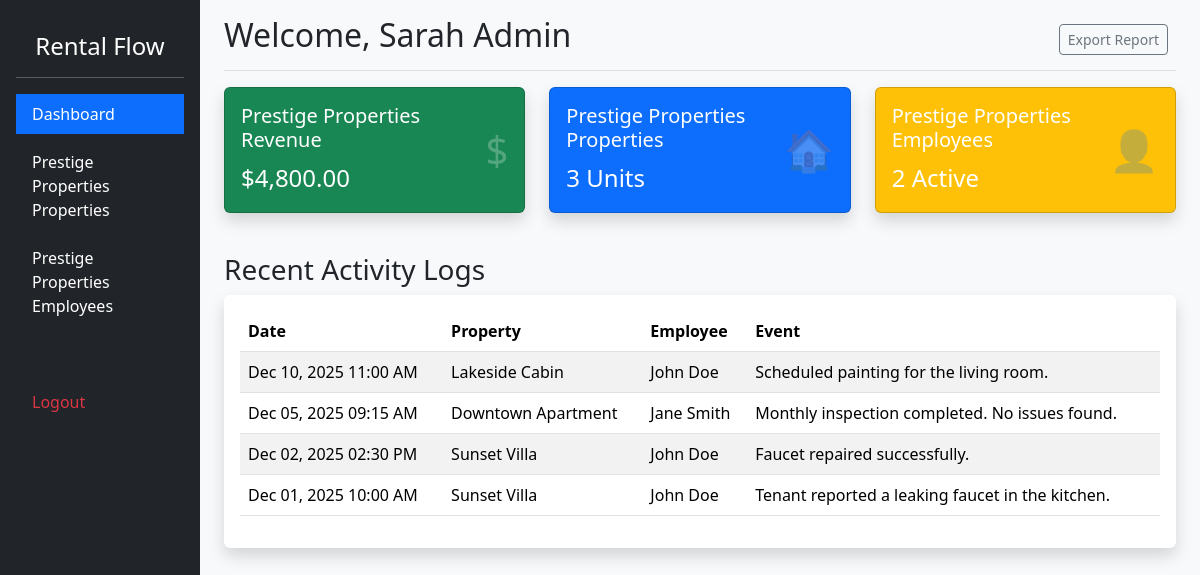
Page /manager_dashboard.php (signed in) on the committed database.
### tables this page shows
CREATE TABLE `logs` (
  `log_id` int(11) NOT NULL,
  `log_description` text NOT NULL,
  `log_date` datetime DEFAULT current_timestamp(),
  `property_id` int(11) DEFAULT NULL,
  `employee_id` int(11) DEFAULT NULL,
  `tenant_id` int(11) DEFAULT NULL
);

CREATE TABLE `properties` (
  `property_id` int(11) NOT NULL,
  `property_name` varchar(150) NOT NULL,
  `property_description` text DEFAULT NULL,
  `property_rent` decimal(10,2) NOT NULL,
  `property_revenue` decimal(15,2) DEFAULT 0.00,
  `property_image` varchar(255) DEFAULT 'default.webp',
  `manager_id` int(11) NOT NULL,
  `employee_id` int(11) DEFAULT NULL,
  `tenant_id` int(11) DEFAULT NULL
);

CREATE TABLE `employees` (
  `employee_id` int(11) NOT NULL,
  `employee_name` varchar(100) NOT NULL,
  `employee_email` varchar(100) NOT NULL,
  `employee_password` varchar(255) DEFAULT NULL,
  `employee_phone` varchar(20) DEFAULT NULL,
  `manager_id` int(11) DEFAULT NULL
);

### manager_dashboard.php (the view, shortened to what this page needs)
<?php
$manager_id = $_SESSION['user_id'];
$conn = getDBConnection();
$sql_props = "SELECT COUNT(*) as count, SUM(property_revenue) as revenue FROM properties WHERE manager_id = ?";
$stmt = $conn->prepare($sql_props);
$stmt->bind_param("i", $manager_id);
$stmt->execute();
$stats = $stmt->get_result()->fetch_assoc();
$sql_emps = "SELECT COUNT(*) as count FROM employees WHERE manager_id = ?";
$stmt = $conn->prepare($sql_emps);
$stmt->bind_param("i", $manager_id);
$stmt->execute();
$emp_stats = $stmt->get_result()->fetch_assoc();
$sql_logs = "SELECT l.log_description, l.log_date, p.property_name, e.employee_name
             FROM logs l
             JOIN properties p ON l.property_id = p.property_id
             JOIN employees e ON l.employee_id = e.employee_id
             WHERE p.manager_id = ?
             ORDER BY l.log_date DESC LIMIT 5";
$stmt = $conn->prepare($sql_logs);
$stmt->bind_param("i", $manager_id);
$stmt->execute();
$recent_logs = $stmt->get_result();
?>
<!DOCTYPE html>
<html lang="en">
<head>
    <link href="https://cdn.jsdelivr.net/npm/bootstrap@5.3.3/dist/css/bootstrap.min.css" rel="stylesheet">
</head>
<body>
<div class="container-fluid">
    <div class="row">
        <nav class="col-md-3 col-lg-2 d-md-block bg-dark sidebar text-white p-3" style="min-height:100vh;">
            <h4 class="text-center my-3">Rental Flow</h4>
            <hr>
            <ul class="nav flex-column">
                <li class="nav-item mb-2">
                    <a class="nav-link text-white active bg-primary" href="manager_dashboard.php">Dashboard</a>
                </li>
                <li class="nav-item mb-2">
                    <a class="nav-link text-white" href="manage_properties.php"><?php echo htmlspecialchars($_SESSION['business']) ?> Properties</a>
                </li>
                <li class="nav-item mb-2">
                    <a class="nav-link text-white" href="manage_employees.php"><?php echo htmlspecialchars($_SESSION['business']) ?> Employees</a>
                </li>
                <li class="nav-item mt-5">
                    <a class="nav-link text-danger" href="logout.php">Logout</a>
                </li>
            </ul>
        </nav>
        <main class="col-md-9 ms-sm-auto col-lg-10 px-md-4 bg-light min-vh-100">
            <div class="d-flex justify-content-between flex-wrap flex-md-nowrap align-items-center pt-3 pb-2 mb-3 border-bottom">
                <h1 class="h2">Welcome, <?php echo htmlspecialchars($_SESSION['user_name']); ?></h1>
                <div class="btn-toolbar mb-2 mb-md-0">
                    <div class="btn-group me-2">
                        <button type="button" class="btn btn-sm btn-outline-secondary">Export Report</button>
                    </div>
                </div>
            </div>
            <div class="row mb-4">
                <div class="col-md-4">
                    <div class="card text-white bg-success mb-3 shadow">
                        <div class="card-body d-flex justify-content-between align-items-center">
                            <div>
                                <h5 class="card-title"><?php echo htmlspecialchars($_SESSION['business']) ?> Revenue</h5>
                                <p class="card-text fs-4">$<?php echo number_format($stats['revenue'] ?? 0, 2); ?></p>
                            </div>
                            <span class="fs-1 opacity-25">$</span>
                        </div>
                    </div>
                </div>
                <div class="col-md-4">
                    <div class="card text-white bg-primary mb-3 shadow">
                        <div class="card-body d-flex justify-content-between align-items-center">
                            <div>
                                <h5 class="card-title"><?php echo htmlspecialchars($_SESSION['business']) ?> Properties</h5>
                                <p class="card-text fs-4"><?php echo $stats['count']; ?> Units</p>
                            </div>
                            <span class="fs-1 opacity-25">🏠</span>
                        </div>
                    </div>
                </div>
                <div class="col-md-4">
                    <div class="card text-white bg-warning mb-3 shadow">
                        <div class="card-body d-flex justify-content-between align-items-center">
                            <div>
                                <h5 class="card-title"><?php echo htmlspecialchars($_SESSION['business']) ?> Employees</h5>
                                <p class="card-text fs-4"><?php echo $emp_stats['count']; ?> Active</p>
                            </div>
                            <span class="fs-1 opacity-25">👤</span>
                        </div>
                    </div>
                </div>
            </div>
            <h3 class="mt-4">Recent Activity Logs</h3>
            <div class="table-responsive bg-white rounded shadow p-3">
                <table class="table table-striped table-hover">
                    <thead>
                        <tr>
                            <th>Date</th>
                            <th>Property</th>
                            <th>Employee</th>
                            <th>Event</th>
                        </tr>
                    </thead>
                    <tbody>
                        <?php while($row = $recent_logs->fetch_assoc()): ?>
                        <tr>
                            <td><?php echo date("M d, Y h:i A", strtotime($row['log_date'])); ?></td>
                            <td><?php echo htmlspecialchars($row['property_name']); ?></td>
                            <td><?php echo htmlspecialchars($row['employee_name']); ?></td>
                            <td><?php echo htmlspecialchars($row['log_description']); ?></td>
                        </tr>
                        <?php endwhile; ?>
                    </tbody>
                </table>
            </div>
        </main>
    </div>
</div>
</body>
</html>

### rows in the picture
logs: log_date "Dec 10, 2025 11:00 AM", property.property_name "Lakeside Cabin", employee.employee_name "John Doe", log_description "Scheduled painting for the living room."
logs: log_date "Dec 05, 2025 09:15 AM", property.property_name "Downtown Apartment", employee.employee_name "Jane Smith", log_description "Monthly inspection completed. No issues found."
logs: log_date "Dec 02, 2025 02:30 PM", property.property_name "Sunset Villa", employee.employee_name "John Doe", log_description "Faucet repaired successfully."
logs: log_date "Dec 01, 2025 10:00 AM", property.property_name "Sunset Villa", employee.employee_name "John Doe", log_description "Tenant reported a leaking faucet in the kitchen."

### other values in the picture
$_SESSION['business'] "Prestige Properties"
$_SESSION['user_name'] "Sarah Admin"
$stats['revenue'] "4,800.00"
$stats['count'] "3"
$emp_stats['count'] "2"
